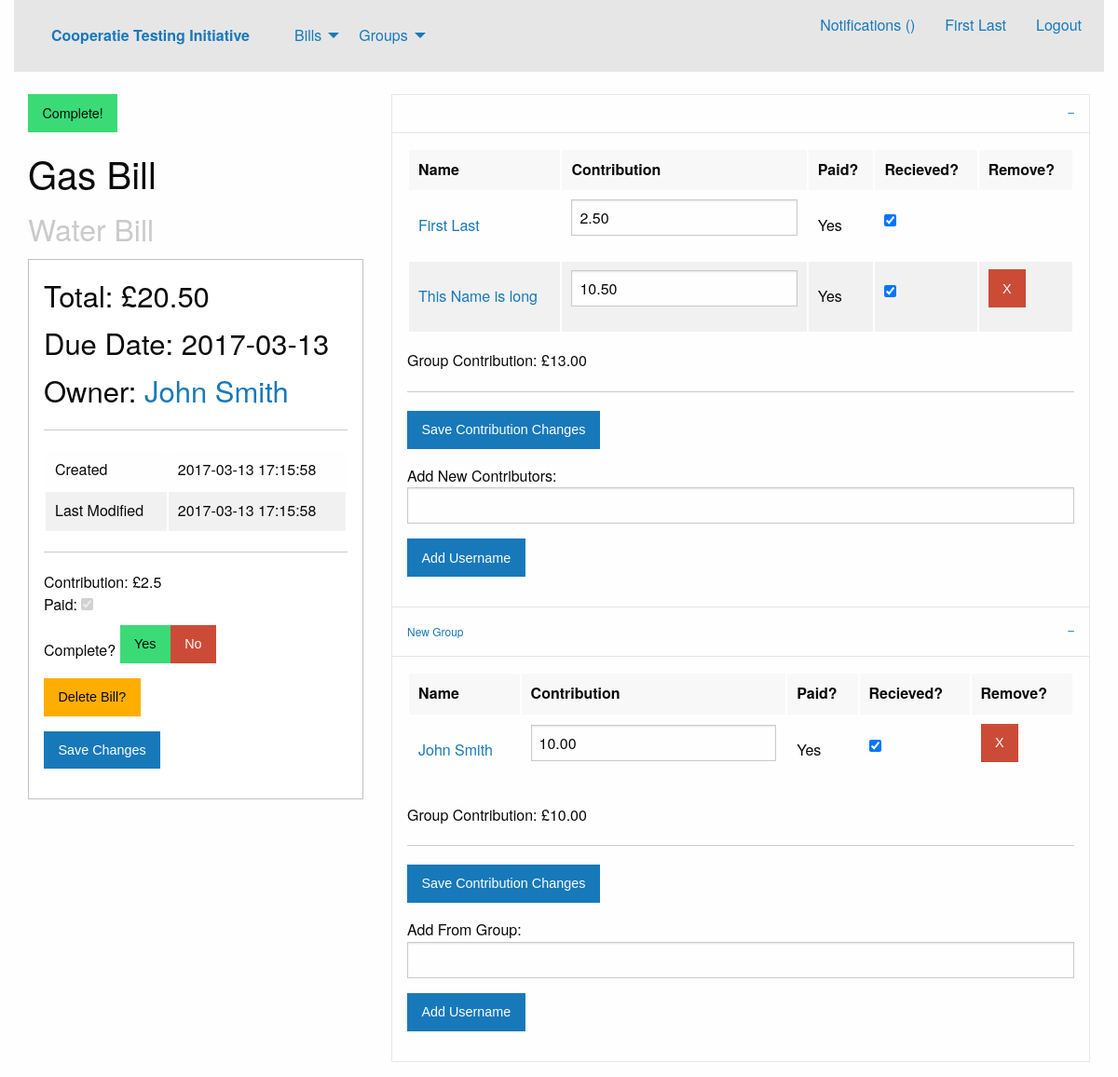
/viewBill.php?bid=2 (signed in), run on the app's committed database.
### tables this page shows
CREATE TABLE users
(
	userID INTEGER NOT NULL UNIQUE PRIMARY KEY AUTOINCREMENT,
	username VARCHAR(30) NOT NULL UNIQUE,
	realname VARCHAR(30) NOT NULL,
	pass VARCHAR(50) NOT NULL,
	salt VARCHAR(50) NOT NULL,
	email VARCHAR(50) NOT NULL UNIQUE,
	createTS TIMESTAMP DEFAULT CURRENT_TIMESTAMP,
	lastlogTS TIMESTAMP DEFAULT CURRENT_TIMESTAMP
);

CREATE TABLE bills
(
	billID INTEGER NOT NULL UNIQUE PRIMARY KEY AUTOINCREMENT,
	name VARCHAR(50) NOT NULL,
	total DOUBLE NOT NULL,
	typeID INTEGER NOT NULL DEFAULT 1,
	createTS TIMESTAMP DEFAULT CURRENT_TIMESTAMP,
	editTS TIMESTAMP DEFAULT CURRENT_TIMESTAMP,
	dueTS TIMESTAMP NOT NULL DEFAULT CURRENT_DATE,
	complete BOOLEAN NOT NULL DEFAULT FALSE,
	FOREIGN KEY(typeID) REFERENCES billTypes(typeID)
);

CREATE TABLE billTypes
(
	typeID INTEGER NOT NULL UNIQUE PRIMARY KEY AUTOINCREMENT,
	typename VARCHAR(30) NOT NULL,
	icon VARCHAR(50)
);

CREATE TABLE billContributors
(
	billID INTEGER NOT NULL,
	userID INTEGER NOT NULL,
	groupID INTEGER DEFAULT 0,
	owner BOOLEAN NOT NULL DEFAULT FALSE,
	ammount DOUBLE NOT NULL DEFAULT 0,
	paid BOOLEAN NOT NULL DEFAULT FALSE,
	recieved BOOLEAN NOT NULL DEFAULT FALSE,
	PRIMARY KEY(billID, userID),
	FOREIGN KEY(billID) REFERENCES bills(billID),
	FOREIGN KEY(userID) REFERENCES users(userID),
	FOREIGN KEY(groupID) REFERENCES groups(groupID)
);

CREATE TABLE groups
(
	groupID INTEGER NOT NULL UNIQUE PRIMARY KEY AUTOINCREMENT,
	name VARCHAR(30) NOT NULL,
	createTS TIMESTAMP DEFAULT CURRENT_TIMESTAMP
);

### database.php (called while the page is built, shortened)
<?php
class Database {
	private $database;
	function __construct() {
		$this->database = $this->getConnection();
	}
	function prepare($query) {
		return $this->database->prepare($query);
	}
	private function getConnection() {
		$conn = new SQLite3('bill.db');
		return $conn;
	}
}
?>

### viewBill.php (the view, shortened to what this page needs)
<?php session_start();
$uid = $_SESSION["uid"];
?>
<?php require "header.php"?>
<?php
	$bid = $_GET["bid"];
	$db = new Database();
	$editBill = false;
	$stmt = $db->prepare("SELECT owner FROM billContributors
		WHERE userID = :uid AND billID = :bid");
	$stmt->bindValue(":bid", $bid, SQLITE3_INTEGER);
	$stmt->bindValue(":uid", $uid, SQLITE3_INTEGER);
	$result = $stmt->execute();
	$check = $result->fetchArray();
	if(!empty($check)) {
		if ($check["owner"] != 0) $editBill = true;
	}
	$stmt = $db->prepare("SELECT * FROM bills
		INNER JOIN billTypes ON bills.typeID = billTypes.typeID
		INNER JOIN billContributors ON billContributors.billID = bills.billID
		WHERE bills.billID = :bid AND billContributors.userID = :uid");
	$stmt->bindValue(":bid", $bid, SQLITE3_INTEGER);
	$stmt->bindValue(":uid", $uid, SQLITE3_INTEGER);
	$result = $stmt->execute();
	$billData = $result->fetchArray();
	if ($billData["complete"] != 0)
		$complete = '<span class="button success">Complete!</span> ';
	else
		$complete = '<span class="button alert">Incomplete</span> ';
	$stmt = $db->prepare("SELECT users.userID, users.realname FROM users
		INNER JOIN billContributors ON billContributors.userID = users.userID
		WHERE billContributors.billID = :bid AND billContributors.owner = 1");
	$stmt->bindValue(":bid", $bid, SQLITE3_INTEGER);
	$result = $stmt->execute();
	$ownerData = $result->fetchArray();
	echo '
	<div class="column large-4">
		'.$complete.'<h2>'.$billData["name"].'<br /><small>'.$billData["typename"].'</small></h2>
		<div class="callout">
			<h3>Total: £'.number_format($billData["total"], 2).'</h3>
			<h3>Due Date: '.$billData["dueTS"].'</h3>
			<h3>Owner: <a href="profile.php?uid='.$ownerData["userID"].'">'.$ownerData["realname"].'</a></h3>
			<hr />
			<table><tr><td>Created</td><td>'.$billData["createTS"].'</td></tr>
			<tr><td>Last Modified</td><td>'.$billData["editTS"].'</td></tr></table>
			<hr />
			<div id="controlPanel">
				<input type="hidden" id="curBill" value="'.$bid.'" />
				<input type="hidden" id="editBill" value="'.$editBill.'" />
				Contribution: £<span id="selfCon">'.$billData["ammount"].'</span><br />
				Paid: <input type="checkbox" name="selfPaid" ';
	if ($billData["paid"] != 0) echo 'checked ';
	if ($billData["recieved"] != 0) echo 'disabled ';
	echo '/><br />';
	if (!$editBill) echo '
				<button id="selfRemove" class="button alert">Remove Self</button><br />';
	else echo '
				Complete? <button id="completeYes" class="button success">Yes</button><button id="completeNo" class="button alert">No</button><br />
				<button id="dbill" class="button warning">Delete Bill?</button>
				<button id="dbyes" class="button alert dbbs" style="display:none">Delete Bill!</button>
				<button id="dbno" class="button dbbs" style="display:none">Never Mind</button><br />';
	echo'
				<button class="button">Save Changes</button>
			</div>
		</div>
	</div>';
	$stmt = $db->prepare("SELECT * FROM billContributors
	INNER JOIN users ON billContributors.userID = users.userID
	LEFT JOIN groups ON billContributors.groupID = groups.groupID
	WHERE billContributors.billID = :bid ORDER BY billContributors.groupID");
	$stmt->bindValue(":bid", $bid, SQLITE3_INTEGER);
	$result = $stmt->execute();
	$lgid = -1;
	$firstAcc = true;
	echo '
	<div id="groupCollate" class="column large-8">
		<ul class="accordion" data-accordion data-multi-expand="true" data-allow-all-closed="true">';
	while ($user = $result->fetchArray()) {
		if ($lgid != $user["groupID"]) {
			if (!$firstAcc) {
				echo '
					</tbody>
					</table>
					Group Contribution: £<span class="groupContributionTally" id="gc-'.$lgid.'">0</span>';
				if ($editBill) {
					echo '
					<hr />
					<button class="saveConChanges button">Save Contribution Changes</button><br />
					<span class="saveConChangeMsg"></span>';
					if ($lgid == 0) echo '
					Add New Contributors:
					<div class="addcGen">';
					else echo '
					Add From Group:
					<button id="saveChanges" class="button success">
					<div class="addG">';
					echo '
						<input type="text" name="username" pattern="[a-zA-Z0-9]+" maxlength="30" required />
						<button class="button">Add Username</button>
						<input type="hidden" value="'.$lgid.'" name="gid" />
						<span class="errZone"></span>
					</div>';
				}
				echo '
				</div>
			</li>';
			}
			$firstAcc = false;
			echo '
			<li class="accordion-item is-active" data-accordion-item>
				<a href="#" class="accordion-title">'.$user["name"].'</a>
				<div class="accordion-content" data-tab-content>
					<table>
					<thead>
						<tr>
						<td>Name</td>
						<td>Contribution</td>
						<td>Paid?</td>
						<td>Recieved?</td>';
			if ($editBill) echo '
						<td>Remove?</td>';
			echo '
						</tr>
					</thead>
					<tbody>';
			$lgid = $user["groupID"];
		}
		if ($user["paid"] != 0) $paid = "Yes";
		else $paid = "No";
		$ammount = number_format($user["ammount"],2);
		echo '
						<tr id="'.$user["userID"].'">
						<td><a href="profile.php?uid='.$user["userID"].'">'.$user["realname"].'</a></td><td>';
		if ($editBill) echo '
						<input type="number" name="ammount" step="0.01" min="0" required value="'.$ammount.'"/>';
		else echo '
						<input type="hidden" value="'.$ammount.'" name="ammount"/>£'.$ammount;
		echo '
						</td><td>'.$paid.'</td>';
		if ($editBill) {
			echo '
						<td><input type="checkbox" name="recieve" ';
			if ($user["recieved"] != 0) echo 'checked ';
			if ($user["paid"] == 0) echo 'disabled ';
			echo '/></td>
						<td>';
			if ($user["userID"] != $_SESSION["uid"]) echo'
							<button class="button alert" name="remove">X</button>';
			echo'
						</td>';
		} else {
			echo '
						<td>';
			if ($user["recieved"] != 0) echo 'Yes'; else echo 'No';
			echo '</td>';
		}
		echo '
						</tr>';
	}
	echo '
					</tbody>
					</table>
					Group Contribution: £<span class="groupContributionTally" id="gc-'.$lgid.'">0</span>';
	if ($editBill) {
		echo '
					<hr />
					<button class="saveConChanges button">Save Contribution Changes</button><br />
					<span class="saveConChangeMsg"></span>';
		if ($lgid == 0) echo '
					Add New Contributors:
					<div class="addcGen">';
		else echo '
					Add From Group:
					<div class="addG">';
		echo '
						<input type="text" name="username" pattern="[a-zA-Z0-9]+" maxlength="30" required />
						<button type="submit" class="button">Add Username</button>
						<input type="hidden" value="'.$lgid.'" name="gid" />
						<span class="errZone" style="display:none"></span>
					</div>';
	}
	echo '
				</div>
			</li>
		</ul>
	</div>';
?>
<?php require_once "footer.php"?>

### header.php (shortened to what this page needs)
<?php
require_once 'database.php';
$isLog = !empty($_SESSION["uid"]);
if ($isLog) {
	$db = new Database();
	$stmt = $db->prepare("SELECT realname FROM users WHERE userID = :uid");
	$stmt->bindValue(":uid", $_SESSION["uid"], SQLITE3_INTEGER);
	$result = $stmt->execute();
	$temp = $result->fetchArray();
	$name = $temp["realname"];
}
?>
<!DOCTYPE html>
<html class="no-js" lang="en" dir="ltr">
  <head>
    <link rel="stylesheet" href="css/foundation.css">
    <link rel="stylesheet" href="css/app.css">
  </head>
</head>
<body>
		<div class="large-12 columns row">
			<div class="top-bar">
				<div class="top-bar-left">
					<ul class="dropdown menu" data-dropdown-menu>
						<li class="menu-text"><a href="index.php">Cooperatie Testing Initiative</a></li>
						<li>
							<a href="bills.php">Bills</a>
						</li>
						<li>
							<a href="groups.php">Groups</a>
						</li>
					</ul>
				</div>
				<?php if ($isLog) echo '
				<input type="hidden" id="seshUser" value="'.$_SESSION["uid"].'" />
				<script>
				$(function() {
					var id = $("#seshUser").attr("value");
					function checkNoti() {
						$.post("getNotifications.php", {uid: id}, function(data, status) {
								$("#notinumber").html(data);
							});
						console.log("Checked");
					}
					checkNoti();
					setInterval(checkNoti, 2000);
				});
				</script>
				<div class="top-bar-right">
					<ul class="menu">
						<li><a href="notifications.php">Notifications (<span id="notinumber"></span>)</a></li>
						<li><a href="profile.php">'.$name.'</a></li>
						<li><a href="logout.php">Logout</a></li>
					</ul>
				</div>';?>
			</div>
	</div>
	<div class="row">
		<div class="columns large-12">

### data on the page
users: realname "First Last"
bills: name "Gas Bill", typeID.typename "Water Bill", total "20.50", dueTS "2017-03-13", createTS "2017-03-13 17:15:58", editTS "2017-03-13 17:15:58", billcontributors.ammount "2.5"
billcontributors: recieved "☑", owner "Remove?", userID.realname "First Last", ammount "2.50", paid "Yes", paid "☑"
billcontributors: userID.realname "This Name is long", ammount "10.50", paid "Yes", paid "☑", shows "X"
billcontributors: shows "Add New Contributors:", groupID.name "New Group", shows "Remove?", userID.realname "John Smith", ammount "10.00", paid "Yes", paid "☑", shows "X"

### other printed values
$ownerData["realname"] "John Smith"
